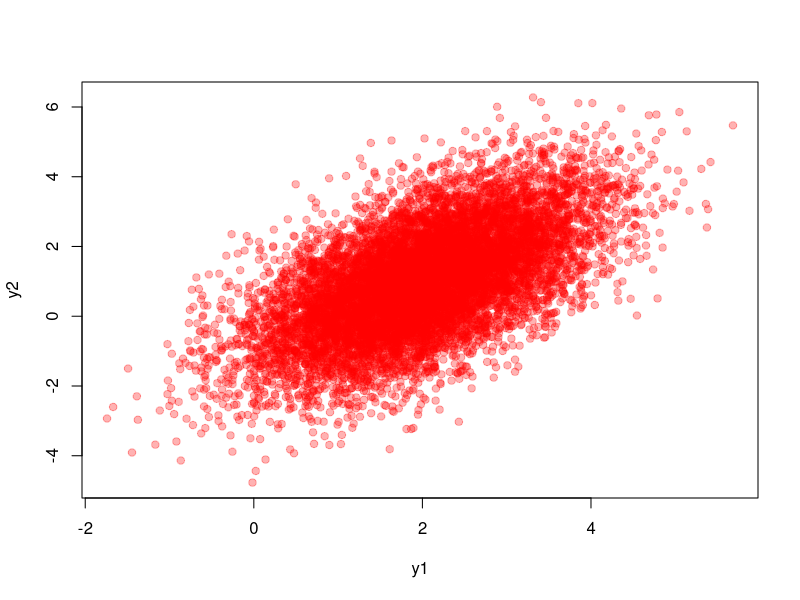

Write R code to recreate this figure.
## Exercici 1

cols <- c("A", "B", "C")
rows <- paste0("P", 1:6, sep='')
dt <- matrix(c(0.130, 0.11, 0.09,
               0.105, 0.065, 0.08,
               0.07, 0.035, 0.045,
               0.08, 0.04, 0.08,
               0.01, 0.02, 0.02,
               0.005, 0.01, 0.005), ncol=3, byrow=T)
colnames(dt) <- cols
rownames(dt) <- rows
rowSums(dt) # marginal distributions of rows
colSums(dt) # marginal distributions of cols

# conditional probabilities given columns
t(t(dt) / colSums(dt))

## Exercici 5

# generem el que es demana
n <- 10000
x1 <- rnorm(n)
x2 <- rnorm(n)
X <- cbind(x1, x2)

# c)
y1_ <- function(x1, mu1, sigma1){
  mu1 + sigma1 * x1
}

y2_ <- function(x1, x2, mu2, sigma2, rho){
  mu2 + sigma2 * (rho*x1 + sqrt(1-rho**2)*x2)
}

# parameter definition
mu <- c(2, 1)
sigma1 <- 1
sigma2 <- 1.5
rho <- 0.6
Y <- cbind(y1_(X[,1], mu[1], sigma1), y2_(X[,1], X[,2], mu[2], sigma2,rho))

colMeans(Y)


N2 <- X
transform <- function(x,mu1,mu2,s1,s2,rho){
   y1 <- mu1 + s1*x[1]
 y2 <- mu2 + s2*rho*x[1] + s2*sqrt(1-rho^2)*x[2]
 c(y1,y2)
}
N2Y <- t(apply(N2,1,transform,mu1=2,mu2=1,s1=1,s2=1.5,rho=0.6))  
colnames(N2Y) <- c("y1","y2")
plot(N2Y, pch=19, col=rgb(1,0,0,alpha = 0.3))
max(abs(Y - N2Y))

# Exercise 6
n <- 500
set.seed(1234)
mu1 <- 0
mu2 <- 5
sigma1 <- 2
sigma2 <- 3
rho <- 0.5

x1 <- rnorm(n, mean = mu1, sd = sigma1)

E_Y_given_X <- function(x, mu2, sigma1, sigma2, rho, mu1){
  mu2 + (1/sigma1) * sigma2 * rho * (x - mu1)
}

E <- E_Y_given_X(x1, mu2, sigma1, sigma2, rho, mu1)
var_Y_given_X<-function(sigma2, rho){
  (sigma2**2) * (1-rho**2)
}
var <- var_Y_given_X(sigma2, rho)
s2 <- sigma2
s2*sqrt(1-rho^2) == sqrt(var)
 
# I didn't know you could pass a vector as the mean parameter for rnorm
y<-c()
for (i in 1:n){
  y <- append(y, values=rnorm(1, mean=E[i], sd=sqrt(var)))
}

X <- cbind(x1, y)
colMeans(X)

## ground truth (teacher's implementation)
rnorm2 <- function(n,mu1,mu2,s1,s2,rho){
 x1 <- rnorm(n, mu1, s1)
 x2 <- rnorm(n, mu2 + rho*s2*(x1-mu1)/s1, s2*sqrt(1-rho^2))
 cbind(x1, x2)
}
set.seed(1234)
smpl <- rnorm2(500,0,5,2,3,0.5)
all(X == smpl) # TRUE
